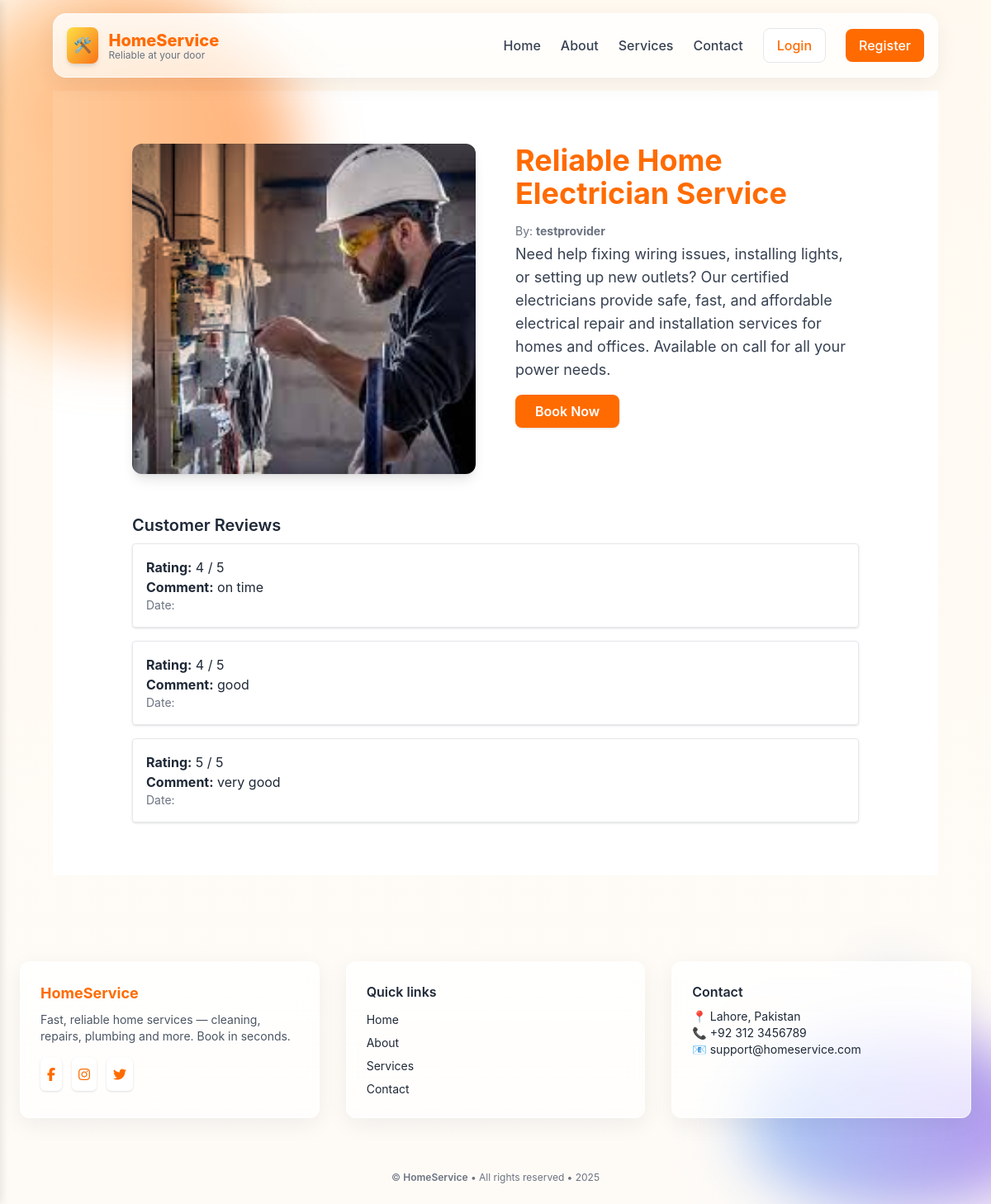
The app's page /services/1/ with its own data.
### booking/models.py (models this page shows, shortened)
class Service(models.Model):
    title = models.CharField(max_length=200)
    description = models.TextField()
    service_type = models.ForeignKey(ServiceType, on_delete=models.CASCADE, related_name='services')
    image = models.ImageField(upload_to='services/', blank=True, null=True)
    manager = models.ForeignKey(CustomUser, on_delete=models.CASCADE, related_name='services')

class CustomUser(AbstractUser):
    ROLE_CHOICES = (
        ('customer', 'Customer'),
        ('provider', 'Service Provider'),
    )
    role = models.CharField(max_length=20, choices=ROLE_CHOICES, default='customer')
    wallet_balance = models.DecimalField(max_digits=10, decimal_places=2, default=0, validators=[MinValueValidator(0)])

class Review(models.Model):
    booking = models.OneToOneField(Booking, on_delete=models.CASCADE, related_name='review')
    rating = models.IntegerField()
    comment = models.TextField()
    created_at = models.DateTimeField(auto_now_add=True)

### booking/views.py (the view)
# urls.py: path('services/<int:service_id>/', views.service_detail, name='service_detail'),
def service_detail(request, service_id):
    service = get_object_or_404(Service, id=service_id)
    bookings = Booking.objects.filter(service=service)
    reviews = Review.objects.filter(booking__in=bookings)
    context = {
        'service': service,
        'reviews': reviews
    }
    return render(request, 'services_detail.html', context)

### booking/templates/services_detail.html (shortened to what this page needs)
{% extends 'base.html' %}
{% load static %}
{% block content %}
<section class="py-16 px-4 md:px-24 bg-white">
  <div class="grid md:grid-cols-2 gap-12">
    <div>
      {% if service.image %}
        <img src="{{ service.image.url }}" alt="{{ service.title }}" class="rounded-xl shadow-lg w-full h-[400px] object-cover">
      {% else %}
        <img src="{% static 'placeholder.jpg' %}" class="rounded-xl shadow-lg w-full h-[400px] object-cover" alt="No Image Available">
      {% endif %}
    </div>
    <div>
      <h2 class="text-4xl font-bold text-[#FF6B00] mb-4">{{ service.title }}</h2>
      <p class="text-sm text-gray-500 mb-1">By: <span class="font-bold">{{ service.manager.username }}</span></p>
      <p class="text-lg text-gray-700 mb-4">{{ service.description }}</p>
      <form action="{% url 'booking' service.id %}" method="post">
        <button type="submit" class="bg-[#FF6B00] hover:bg-[#e65c00] text-white font-semibold py-2 px-6 rounded-lg shadow">
          Book Now
        </button>
      </form>
    </div>
  </div>
  <div class="mt-12">
    <h2 class="text-xl font-semibold mb-2">Customer Reviews</h2>
    {% if reviews %}
      <ul class="space-y-4">
        {% for review in reviews %}
          <li class="border p-4 rounded shadow">
            <p><strong>Rating:</strong> {{ review.rating }} / 5</p>
            <p><strong>Comment:</strong> {{ review.comment }}</p>
            <p class="text-sm text-gray-500">Date: {{ review.date_time|date:"F j, Y" }}</p>
          </li>
        {% endfor %}
      </ul>
    {% else %}
      <p>No reviews yet for this service.</p>
    {% endif %}
  </div>
</section>
{% endblock %}

### booking/templates/base.html (style rules this page uses)
:root { --accent: #FF6B00; --accent-2: #FFB86B; --muted: #F7F5F2; }
body { background: radial-gradient(1000px 600px at 10% 10%, rgba(255, 107, 0, 0.06), transparent 10%), radial-gradient(800px 500px at 90% 80%, rgba(0, 122, 255, 0.03), transparent 10%), linear-gradient(180deg, #FFF9F0 0%, #FEFBF7 100%); -webkit-font-smoothing: antialiased; -moz-osx-font-smoothing: grayscale; font-family: Inter, ui-sans-serif, system-ui, -apple-system, "Segoe UI", Roboto, "Helvetica Neue", Arial; color: #1F2937; margin: 0; padding: 0; box-sizing: border-box; overflow-x: hidden; }

### records on screen
Service: image (picture), title "Reliable Home Electrician Service", manager.username "testprovider", description "Need help fixing wiring issues, installing lights, or setting up new outlets? Our certified electricians provide safe, fast, and affordable electrical repair and installation services for homes and offices. Available on call for all your power needs."
Review: rating "4", comment "on time"
Review: rating "4", comment "good"
Review: rating "5", comment "very good"
